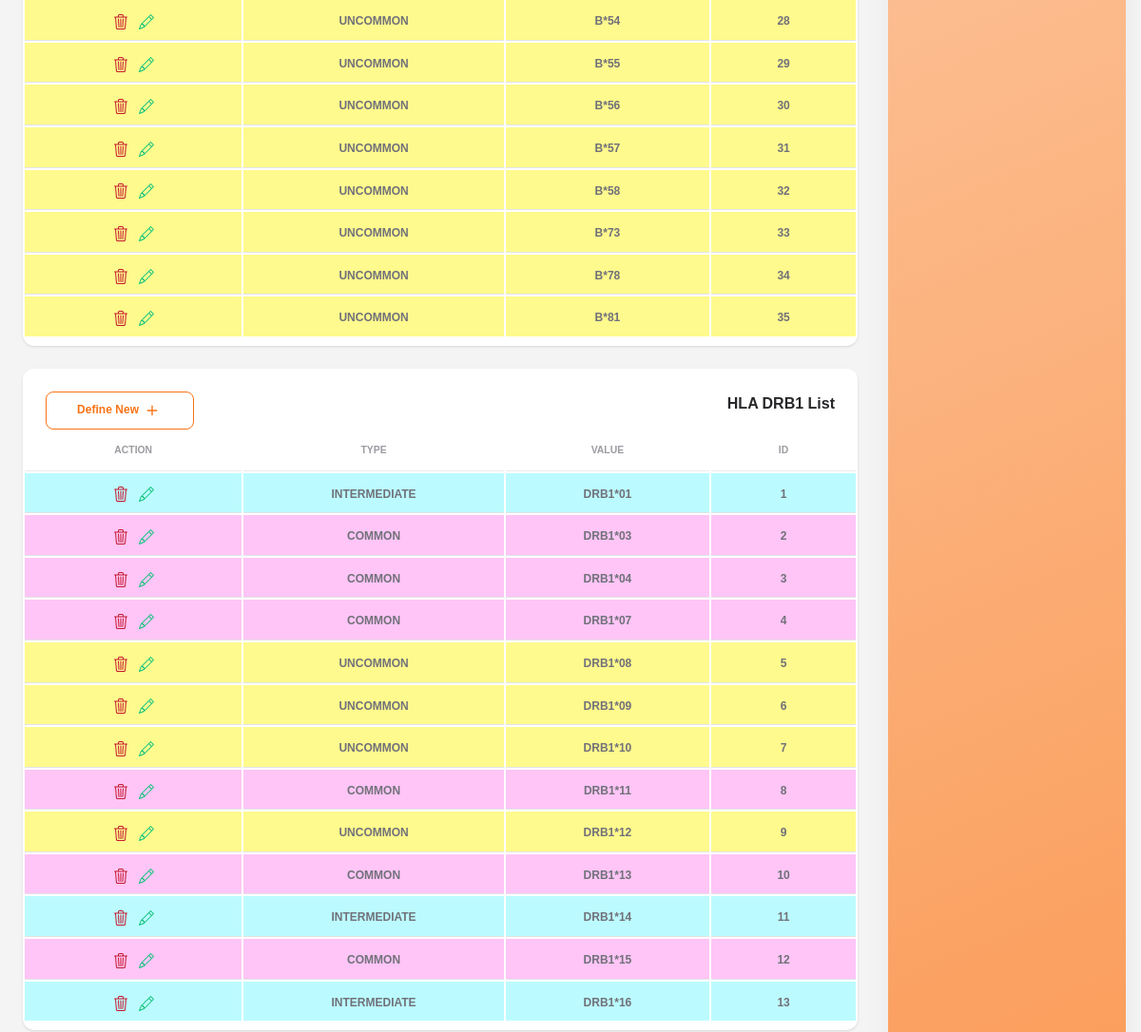
Before: /hla-list/ (signed in, middle part) with the older database file.
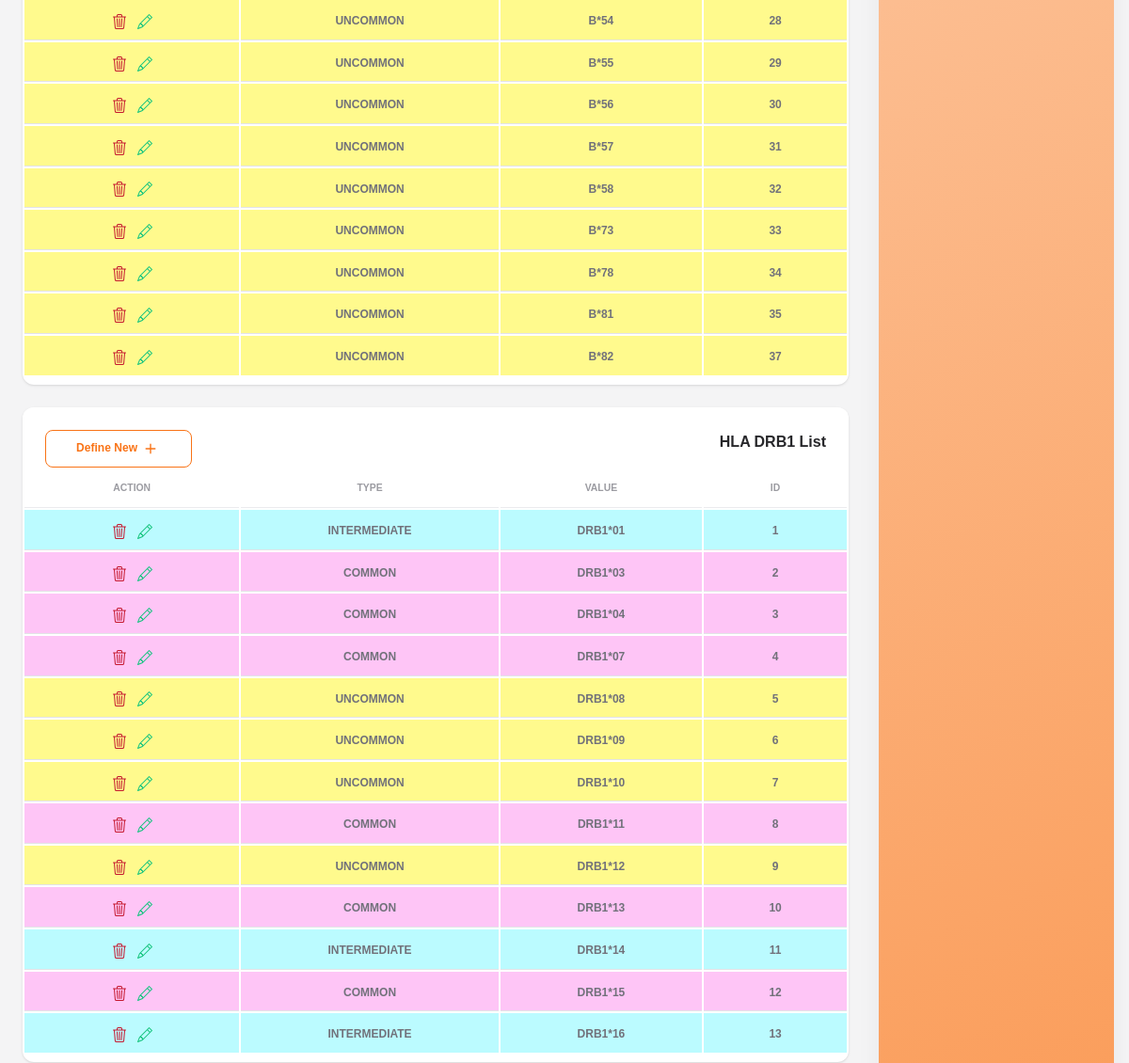
After: the same page with the newer database file.
### referees/models.py (models this page shows, shortened)
class HlaB(models.Model):
    type_choices = [
        ('1', 'COMMON'),
        ('2', 'INTERMEDIATE'),
        ('3', 'UNCOMMON'),
    ]
    value = models.CharField(verbose_name='HLA B', max_length=20, unique=True)
    type = models.CharField(max_length=1, choices=type_choices)

class HlaDRB1(models.Model):
    type_choices = [
        ('1', 'COMMON'),
        ('2', 'INTERMEDIATE'),
        ('3', 'UNCOMMON'),
    ]
    value = models.CharField(verbose_name='HLA DRB1', max_length=20, unique=True)
    type = models.CharField(max_length=1, choices=type_choices)

### referees/views.py (the view)
# urls.py: path('hla-list/', hla_lists, name='hla_lists'),
@login_required
def hla_lists(request):
    hla_as = HlaA.objects.all()
    hla_bs = HlaB.objects.all()
    hla_drb1s = HlaDRB1.objects.all()
    hla_drbs = HlaDRB.objects.all()
    hla_dqb1s = HlaDQB1.objects.all()
    context = {
        'hla_as': hla_as,
        'hla_bs': hla_bs,
        'hla_drb1s': hla_drb1s,
        'hla_drbs': hla_drbs,
        'hla_dqb1s': hla_dqb1s,
    }
    return render(request, 'hla/hla_lists.html', context=context)

### templates/hla/hla_lists.html (shortened to what the changed rows need)
{% extends 'base.html' %}
{% load static %}
{% block contain %}
<div class="row">
    <div class="col-12">
        <div class="card mb-4">
            <div class="card-body px-0 pt-0 pb-2">
                <div class="table-responsive p-0">
                    <table class="table align-items-center mb-0">
                        <tbody>
                            {% if hla_bs %}
                            {% for hla_b in hla_bs %}
                            <tr
                            {% if hla_b.type == '1' %}
                            style="background-color: #FEC5F6;"
                            {% elif hla_b.type == '2' %}
                            style="background-color: #BBFBFF;"
                            {% else %}
                            style="background-color: #FFFA8D;"
                            {% endif %}
                            >
                                <td class="align-middle text-center">
                                    <span class="text-secondary text-xs font-weight-bold">{{ hla_b.id }}</span>
                                </td>
                                <td class="align-middle text-center">
                                    <span class="text-secondary text-xs font-weight-bold">{{ hla_b.value }}</span>
                                </td>
                                <td class="align-middle text-center">
                                    <span class="text-secondary text-xs font-weight-bold">{{ hla_b.get_type_display }}</span>
                                </td>
                                <td class="align-middle text-center">
                                    <a href="{% url 'hla_b_update' hla_b.id %}" title="ویرایش" style="padding: 0 4px;">
                                        <span class="text-secondary text-xs font-weight-bold">
                                        </span>
                                    </a>
                                    <a href="{% url 'hla_b_delete' hla_b.id %}" title="حذف" style="padding: 0 4px;">
                                        <span class="text-secondary text-xs font-weight-bold">
                                        </span>
                                    </a>
                                </td>
                            </tr>
                            {% endfor %}
                            {% else %}
                            <tr>
                                <td colspan="4" class="align-middle text-center">
                                    <span class="text-secondary text-xs font-weight-bold">موردی یافت نشد</span>
                                </td>
                            </tr>
                            {% endif %}
                        </tbody>
                    </table>
                </div>
            </div>
        </div>
    </div>
    <div class="col-12">
        <div class="card mb-4">
            <div class="card-body px-0 pt-0 pb-2">
                <div class="table-responsive p-0">
                    <table class="table align-items-center mb-0">
                        <thead>
                            <tr>
                                <th
                                    class="text-center text-uppercase text-secondary text-xxs font-weight-bolder opacity-7">
                                    ID</th>
                                <th
                                    class="text-center text-uppercase text-secondary text-xxs font-weight-bolder opacity-7">
                                    Value</th>
                                <th
                                    class="text-center text-uppercase text-secondary text-xxs font-weight-bolder opacity-7">
                                    Type</th>
                                <th
                                    class="text-center text-uppercase text-secondary text-xxs font-weight-bolder opacity-7">
                                    Action</th>
                            </tr>
                        </thead>
                        <tbody>
                            {% if hla_drb1s %}
                            {% for hla_drb1 in hla_drb1s %}
                            <tr
                            {% if hla_drb1.type == '1' %}
                            style="background-color: #FEC5F6;"
                            {% elif hla_drb1.type == '2' %}
                            style="background-color: #BBFBFF;"
                            {% else %}
                            style="background-color: #FFFA8D;"
                            {% endif %}
                            >
                                <td class="align-middle text-center">
                                    <span class="text-secondary text-xs font-weight-bold">{{ hla_drb1.id }}</span>
                                </td>
                                <td class="align-middle text-center">
                                    <span class="text-secondary text-xs font-weight-bold">{{ hla_drb1.value }}</span>
                                </td>
                                <td class="align-middle text-center">
                                    <span class="text-secondary text-xs font-weight-bold">{{ hla_drb1.get_type_display }}</span>
                                </td>
                                <td class="align-middle text-center">
                                    <a href="{% url 'hla_drb1_update' hla_drb1.id %}" title="ویرایش" style="padding: 0 4px;">
                                        <span class="text-secondary text-xs font-weight-bold">
                                        </span>
                                    </a>
                                    <a href="{% url 'hla_drb1_delete' hla_drb1.id %}" title="حذف" style="padding: 0 4px;">
                                        <span class="text-secondary text-xs font-weight-bold">
                                        </span>
                                    </a>
                                </td>
                            </tr>
                            {% endfor %}
                            {% else %}
                            <tr>
                                <td colspan="4" class="align-middle text-center">
                                    <span class="text-secondary text-xs font-weight-bold">موردی یافت نشد</span>
                                </td>
                            </tr>
                            {% endif %}
                        </tbody>
                    </table>
                </div>
            </div>
        </div>
    </div>
</div>
{% endblock %}

Changed rows visible on the page:
added HlaB: id "37", value "B*82", type "UNCOMMON"
